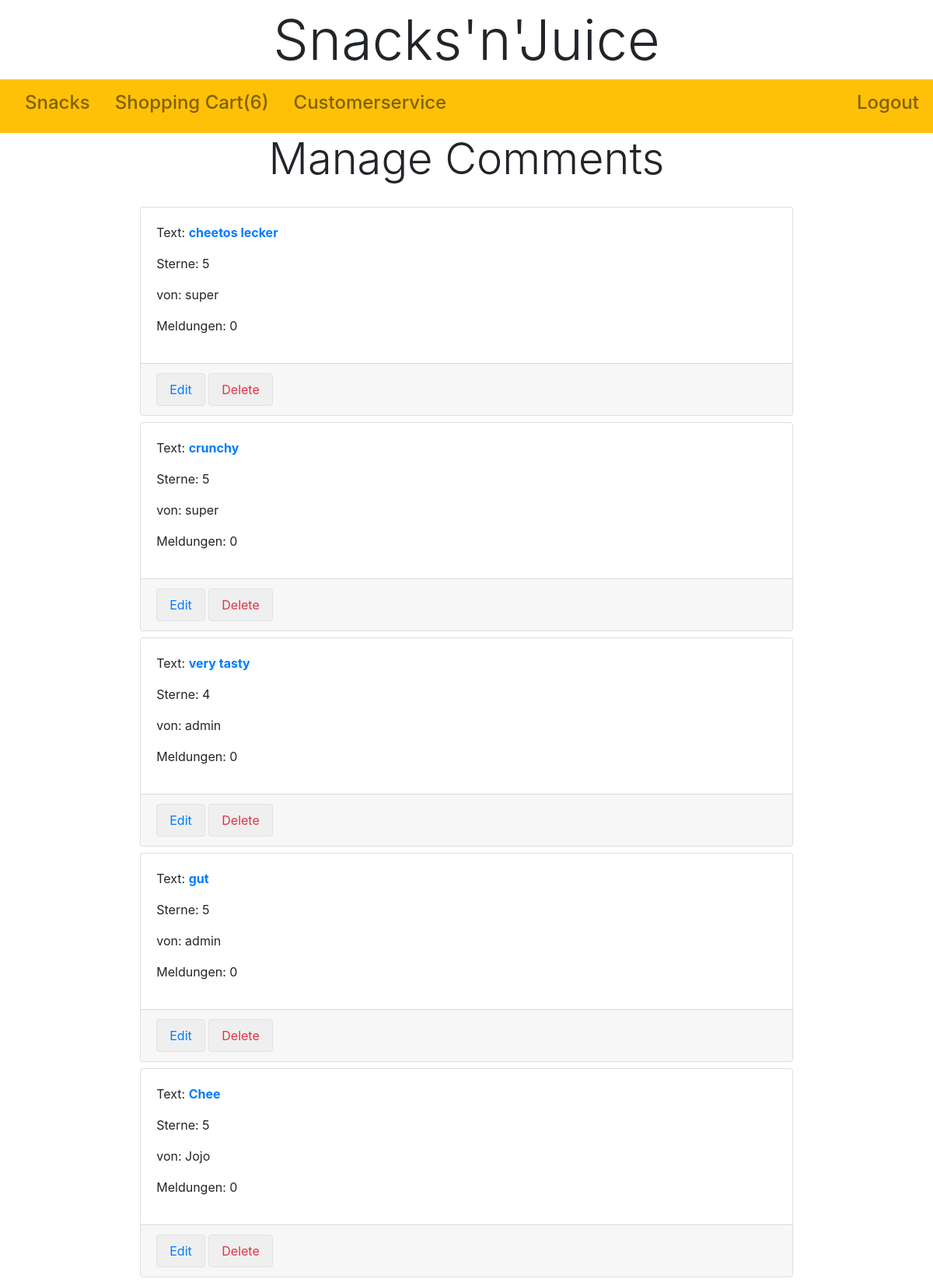
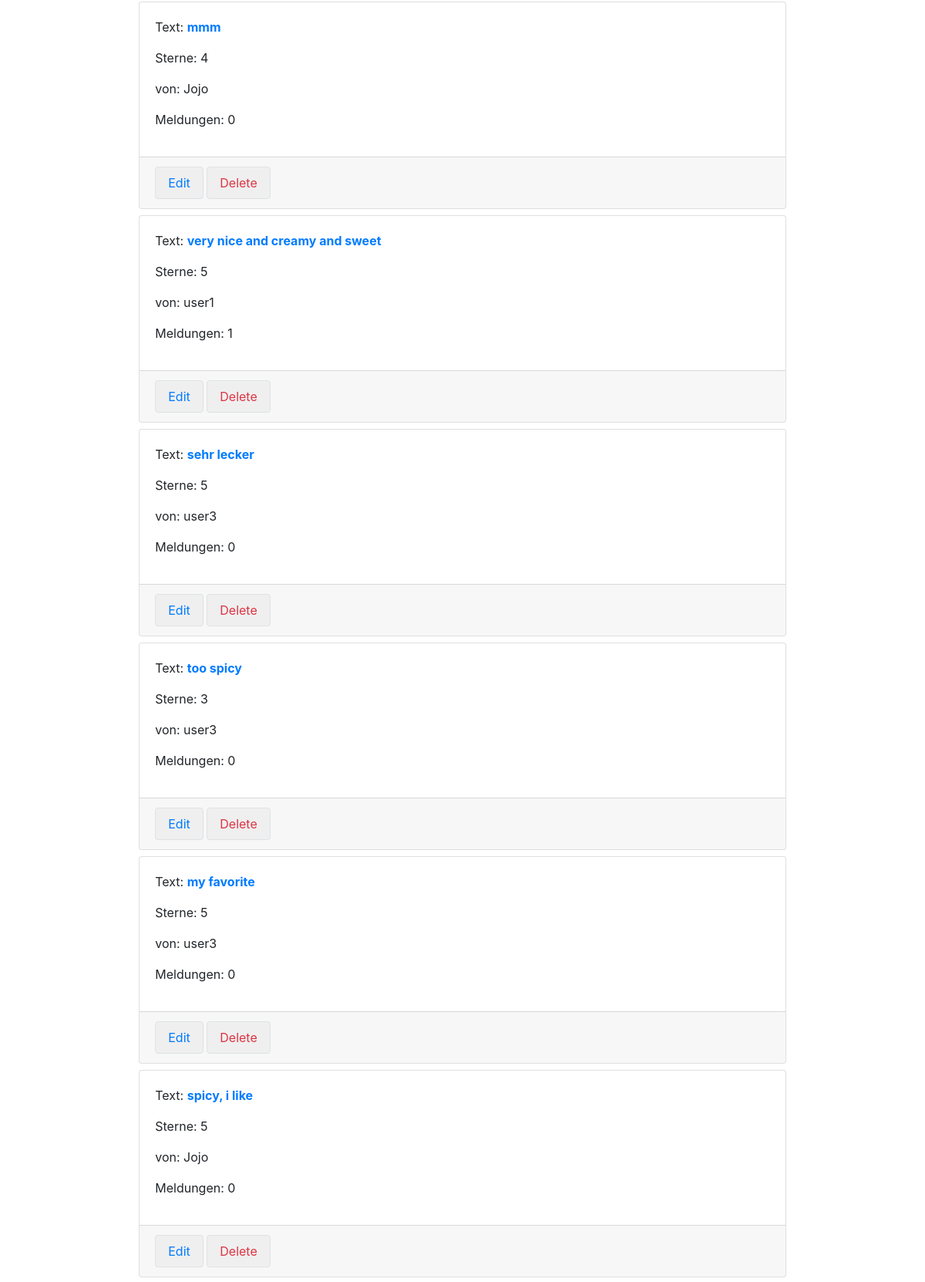
Screenshot of /customerservice/manage/comment/ (signed in, upper part) with the database file from the repository (2 pictures, top to bottom).
### Useradmin/models.py (models this page shows, shortened)
class MyUser(AbstractUser):
    USER_TYPES = [
        ('SU', 'superuser'),
        ('CS', 'customer service'),
        ('CU', 'customer'),
    ]
    date_of_birth = models.DateField(default=get_date_20_years_ago())  # Default is 20 years old
    profile_picture = models.ImageField(upload_to='profile_pictures/', blank=True, null=True)
    some_file = models.FileField(upload_to='uploaded_files/', blank=True, null=True)
    type = models.CharField(max_length=2,
                            choices=USER_TYPES,
                            default='CU')
    def is_superuser_or_staff(self):
        return self.is_superuser or self.is_staff
    def can_delete(self):
        return self.is_superuser_or_staff()
    def count_shopping_cart_items(self):
        count = 0
        if self.is_authenticated:
            shopping_carts = ShoppingCart.objects.filter(benutzer=self)
            if shopping_carts:
                shopping_cart = shopping_carts.first()
                count = shopping_cart.get_number_of_items()
            else:
                ShoppingCart.objects.create(benutzer=self)
        return count

### Shoppingcart/models.py (models this page shows, shortened)
class ShoppingCart(models.Model):
    zeitstempel = models.DateTimeField(default=timezone.now)
    benutzer = models.ForeignKey(settings.AUTH_USER_MODEL,
                                 on_delete=models.CASCADE,
                                 )
    def get_number_of_items(self):
        number_of_items = 0
        shopping_cart_items = ShoppingCartItem.objects.filter(shopping_cart=self)
        for item in shopping_cart_items:
            number_of_items += item.menge
        return number_of_items

class ShoppingCartItem(models.Model):
    produkt_id = models.IntegerField()
    produkt_name = models.CharField(max_length=100)
    preis = models.DecimalField(decimal_places=2, max_digits=10)
    menge = models.IntegerField(default=1, validators=[MinValueValidator(1)])
    shopping_cart = models.ForeignKey(ShoppingCart,
                                      on_delete=models.CASCADE,
                                      )

### Snacks/models.py (models this page shows, shortened)
class Comment(models.Model):
    STERN_BEWERTUNG = [tuple([x, x]) for x in range(0, 6)]
    text = models.TextField(max_length=500)
    sternbewertung = models.IntegerField(choices=STERN_BEWERTUNG, default=5)
    poster = models.ForeignKey(settings.AUTH_USER_MODEL,
                               on_delete=models.CASCADE,
                               related_name='Poster',
                               related_query_name='Posters'
                               )
    timestamp = models.DateTimeField(auto_now_add=True)
    snack = models.ForeignKey(Snack, on_delete=models.CASCADE)
    class Meta:
        ordering = ['timestamp']
        verbose_name = 'Comment'
        verbose_name_plural = 'Comments'
    def get_reports_count(self):
        reports = Report.objects.filter(comment=self)
        return len(reports)

### Customerservice/views.py (the view, shortened to what this page needs)
# urls.py: path('manage/comment/', views.comment_manage_view, name='comment-manage'),
def comment_manage_view(request):
    all_the_comments = Comment.objects.all()
    can_delete = False
    myuser = request.user
    delete_button_clicked = False
    the_comment = 0
    the_id = 0
    if not myuser.is_anonymous:
        can_delete = myuser.can_delete()
    context = {
        'all_the_comments': all_the_comments,
        'can_delete': can_delete,
        'delete_button_clicked': delete_button_clicked,
        'the_comment': the_comment
    }
    return render(request, 'comment-manage.html', context)

### Customerservice/templates/comment-manage.html (shortened to what this page needs)
{% extends 'home.html' %}
{% load static %}
{% block content %}
    {% if user.is_authenticated %}
        <h2 class="display-4 text-center">Manage Comments</h2>
        {% if not can_delete %}
            You are not authorized to manage comments.<br><br>
        {% else %}
            <div class="col-12 my-4">
                <div class="w-75 mx-auto">
                    <div class="row mx-auto">
                        {% if delete_button_clicked %}
                            <div class="col-12">
                                <div class="card m-1">
                                    <div class="card-body">
                                        <p>Text: <a
                                                href="{% url 'snack-detail' the_comment.snack.id %}"><b>{{ the_comment.text }}</b></a>
                                        </p>
                                        <p>Sterne: {{ the_comment.sternbewertung }}</p>
                                        <p>von: {{ the_comment.poster.username }}</p>
                                        <p>Meldungen:
                                            {{ the_comment.get_reports_count }}</p>
                                    </div>
                                    {% if can_delete %}
                                        <div class="card-footer">
                                            <form method="POST">
                                                {% csrf_token %}
                                                <input type="hidden" id="comment_id" name="comment_id"
                                                       value="{{ the_comment.id }}">
                                                <p><b>Are you sure?</b></p>
                                                <button class="border rounded btn-outline-danger px-3 py-2" type="submit" name="yes">Delete</button>
                                                <button class="border rounded btn-outline-dark px-3 py-2" type="submit" name="no">Cancel</button>
                                            </form>
                                        </div>
                                    {% endif %}
                                </div>
                            </div>
                        {% else %}
                            {% for comment in all_the_comments %}
                                <div class="col-12">
                                    <div class="card m-1">
                                        <div class="card-body">
                                            <p>Text: <a
                                                    href="{% url 'snack-detail' comment.snack.id %}"><b>{{ comment.text }}</b></a>
                                            </p>
                                            <p>Sterne: {{ comment.sternbewertung }}</p>
                                            <p>von: {{ comment.poster.username }}</p>
                                            <p>Meldungen: {{ comment.get_reports_count }}</p>
                                        </div>
                                        {% if can_delete %}
                                            <div class="card-footer">
                                                <form method="POST">
                                                    <button class="border rounded btn-outline-primary px-3 py-2"
                                                            type="submit" name="edit">Edit
                                                    </button>
                                                    <button class="border rounded btn-outline-danger px-3 py-2"
                                                            type="submit" name="delete">Delete
                                                    </button>
                                                </form>
                                            </div>
                                        {% endif %}
                                    </div>
                                </div>
                            {% endfor %}
                        {% endif %}
                    </div>
                </div>
            </div>
        {% endif %}
    {% endif %}
{% endblock %}

### templates/home.html (shortened to what this page needs)
{% extends "base.html" %}
{% load static %}
{% load static %}
{% load crispy_forms_tags %}
{% block css %}
    <link rel="stylesheet" type="text/css" href="{% static 'css/home_style.css' %}">
{% endblock %}
{% block header %}
    <div class="mw-100 d-flex justify-content-between">
        <div class="display-3 text-center py-2 mx-auto">Snacks'n'Juice</div>
    </div>
    <nav class="navbar navbar-expand-lg navbar-light bg-warning">
        <div class="collapse navbar-collapse" id="navbarSupportedContent">
            <ul class="navbar-nav mr-auto">
                <li class="nav-item mx-2">
                    <a class="nav-link h4" href="{% url 'snack-list' %}">Snacks</a>
                </li>
                {% if user.is_authenticated %}
                    <li class="nav-item mx-2">
                        <a class="nav-link h4" href="{% url 'shopping-cart-show' %}">
                            Shopping Cart({{ request.user.count_shopping_cart_items }})
                        </a>
                    </li>
                    {% if user.can_delete %}
                        <li class="nav-item mx-2">
                            <a class="nav-link h4" href="{% url 'menu' %}">Customerservice</a>
                        </li>
                    {% endif %}
                {% endif %}
            </ul>
            <ul class="navbar-nav ml-auto mr-3">
                {% if user.is_authenticated %}
                    <li class="nav-item mx-2">
                        <a class="nav-link h4" href="{% url 'logout' %}">Logout</a>
                    </li>
                {% else %}
                    <li class="nav-item mx-2">
                        <a class="nav-link h4" href="{% url 'login' %}">Login</a>
                    </li>
                {% endif %}
            </ul>
        </div>
    </nav>
{% endblock %}

### static/css/home_style.css (style rules this page uses)
body { background-color: white; background: white; }

### rows the page displays
MyUser: user.count_shopping_cart_items "6"
Comment: text "cheetos lecker", sternbewertung "5", poster.username "super", get_reports_count "0"
Comment: text "crunchy", sternbewertung "5", poster.username "super", get_reports_count "0"
Comment: text "very tasty", sternbewertung "4", poster.username "admin", get_reports_count "0"
Comment: text "gut", sternbewertung "5", poster.username "admin", get_reports_count "0"
Comment: text "Chee", sternbewertung "5", poster.username "Jojo", get_reports_count "0"
Comment: text "mmm", sternbewertung "4", poster.username "Jojo", get_reports_count "0"
Comment: text "very nice and creamy and sweet", sternbewertung "5", poster.username "user1", get_reports_count "1"
Comment: text "sehr lecker", sternbewertung "5", poster.username "user3", get_reports_count "0"
Comment: text "too spicy", sternbewertung "3", poster.username "user3", get_reports_count "0"
Comment: text "my favorite", sternbewertung "5", poster.username "user3", get_reports_count "0"
Comment: text "spicy, i like", sternbewertung "5", poster.username "Jojo", get_reports_count "0"
